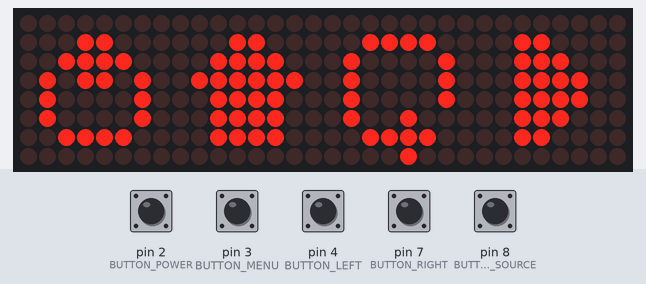
Recording of a sketch running on a simulated Arduino Uno, built with avr-gcc and run on an emulated ATmega328P. Parts: 32×8 LED matrix. Inputs (shaded band) come from the test bench; at power-on: pin 2 (BUTTON_POWER), pin 3 (BUTTON_MENU), pin 4 (BUTTON_LEFT), pin 7 (BUTTON_RIGHT), pin 8 (BUTTON_SOURCE) HIGH. Random numbers use the default seed unless the sketch sets one.

Above: at 0.3 s.

The sketch:

tetris2.ino
```cpp
#include <MD_MAX72xx.h>
#include <SPI.h>

#define HARDWARE_TYPE MD_MAX72XX::FC16_HW
#define MAX_DEVICES 4
#define CS_PIN 10

#define LED_GREEN 5
#define LED_RED 6

#define BUZZER 19
#define BUTTON_POWER 2
#define BUTTON_MENU 3
#define BUTTON_LEFT 4
#define BUTTON_RIGHT 7
#define BUTTON_SOURCE 8

#define POWER 0
#define MENU 1
#define LEFT 2
#define RIGHT 3
#define SOURCE 4

uint8_t state = 1;
uint8_t menuState = 0;
uint8_t pauseState = 0;

uint8_t prevInputs = 0;
uint8_t inputs = 0;

uint16_t previousMillis = 0;
uint16_t currentMillis = 0;
const uint16_t delayMillis = 250;

uint16_t gameSpeed = 0;
bool gameOver = false;
uint16_t score = 0;

uint8_t piece = 0;
uint8_t rotation = 0;
uint8_t xPos = 0;
uint8_t yPos = 31;

MD_MAX72XX mx = MD_MAX72XX(HARDWARE_TYPE, CS_PIN, MAX_DEVICES);

uint8_t buffer1[32] = {
  0x0, 0x0, 0x0, 0x0, 0x0, 0x0, 0x0, 0x0, 0x0, 0x0, 0x0, 0x0, 0x0, 0x0, 0x0, 0x0, 0x0, 0x0, 0x0, 0x0, 0x0, 0x0, 0x0, 0x0, 0x0, 0x0, 0x0, 0x0, 0x0, 0x0, 0x0, 0x0,
};

uint8_t buffer2[32] = {
  0x0, 0x0, 0x0, 0x0, 0x0, 0x0, 0x0, 0x0, 0x0, 0x0, 0x0, 0x0, 0x0, 0x0, 0x0, 0x0, 0x0, 0x0, 0x0, 0x0, 0x0, 0x0, 0x0, 0x0, 0x0, 0x0, 0x0, 0x0, 0x0, 0x0, 0x0, 0x0,
};

uint8_t menuBuffer[32] = {
  0x0, 0x0, 0x0, 0x0, 0x0, 0x0, 0x0, 0x0, 0x0, 0x0, 0x0, 0x0, 0x0, 0x0, 0x0, 0x0, 0x0, 0x0, 0x0, 0x0, 0x0, 0x0, 0x0, 0x0, 0x0, 0x0, 0x0, 0x0, 0x0, 0x0, 0x0, 0x0,
};

const uint8_t gameOverScreen[32] PROGMEM = {
  0x3e, 0x22, 0x3a, 0x0, 0x3e, 0xa, 0x3e, 0x0, 0x3e, 0x4, 0x3e, 0x0, 0x3e, 0x2a, 0x2a, 0x0, 0x0, 0x3e, 0x22, 0x3e, 0x0, 0x1e, 0x20, 0x1e, 0x0, 0x3e, 0x2a, 0x2a, 0x0, 0x3e, 0xa, 0x36,
};

const uint8_t pauseScreen[32] PROGMEM = {
  0x0, 0x38, 0x44, 0x4e, 0x4e, 0x44, 0x38, 0x0, 0x0, 0x8, 0x7c, 0x7e, 0x7e, 0x7c, 0x8, 0x0, 0x0, 0x3c, 0x42, 0x42, 0xe2, 0x42, 0x1c, 0x0, 0x0, 0x0, 0x7e, 0x7e, 0x3c, 0x18, 0x0, 0x0,
};

const uint8_t menuScreen[32] PROGMEM = {
  0x0, 0x0, 0x0, 0x0, 0x0, 0x0, 0x0, 0x0, 0x0, 0x0, 0x0, 0x0, 0x0, 0x0, 0x0, 0x0, 0x0, 0x0, 0x0, 0x0, 0x0, 0x0, 0x0, 0x0, 0x0, 0xc, 0xc, 0x3c, 0x3c, 0x30, 0x30, 0x0,
};

void renderBuffer12() {
  for (uint8_t i = 0; i < 32; i++) {
    mx.setColumn(i, buffer1[31 - i] | buffer2[31 - i]);
  }
}

void renderMenuBuffer() {
  for (uint8_t i = 0; i < 32; i++) {
    mx.setColumn(i, menuBuffer[31 - i]);
  }
}

void loadInputs() {
  uint8_t tempInputs;

  bitWrite(tempInputs, POWER, !digitalRead(BUTTON_POWER));
  bitWrite(tempInputs, MENU, !digitalRead(BUTTON_MENU));
  bitWrite(tempInputs, LEFT, !digitalRead(BUTTON_LEFT));
  bitWrite(tempInputs, RIGHT, !digitalRead(BUTTON_RIGHT));
  bitWrite(tempInputs, SOURCE, !digitalRead(BUTTON_SOURCE));

  if (bitRead(tempInputs, POWER) != 0 && bitRead(prevInputs, POWER) == 0) {
    bitSet(inputs, POWER);
  }

  if (bitRead(tempInputs, MENU) != 0 && bitRead(prevInputs, MENU) == 0) {
    bitSet(inputs, MENU);
  }

  if (bitRead(tempInputs, LEFT) != 0 && bitRead(prevInputs, LEFT) == 0) {
    bitSet(inputs, LEFT);
  }

  if (bitRead(tempInputs, RIGHT) != 0 && bitRead(prevInputs, RIGHT) == 0) {
    bitSet(inputs, RIGHT);
  }

  if (bitRead(tempInputs, SOURCE) != 0 && bitRead(prevInputs, SOURCE) == 0) {
    bitSet(inputs, SOURCE);
  }

  prevInputs = tempInputs;
}

inline bool isPressed(uint8_t button) {
  return bitRead(inputs, button) == 1;
}

inline void clearBitmap(uint8_t *bitmap) {
  for (uint8_t i = 0; i < 32; i++) {
    bitmap[i] = 0x00;
  }
}

void printBitmap(uint8_t *bitmap) {
  for (uint8_t i = 0; i < 32; i++) {
    Serial.print(bitmap[i]);
    Serial.print("\t");
  }

  Serial.println("");
}

bool applyGravity() {
  bool is_floating = true;

  for (uint8_t i = 1; i < 32; i++) {
    if ((buffer2[i] & buffer1[i - 1]) != 0) {
      return false;
    }
  }

  for (uint8_t i = 1; i < 32; i++) {
    buffer2[i - 1] = buffer2[i];

    if ((buffer2[i] & buffer1[i - 1]) != 0) {
      is_floating = false;
    }
  }

  yPos--;

  buffer2[31] = 0x0;
  if (buffer2[0] != 0) {
    return false;
  }

  return is_floating;
}

void applyLeft() {
  bool allowLeft = true;

  for (uint8_t i = 0; i < 32; i++) {
    if ((0x1 & buffer2[i]) != 0 || ((buffer2[i] >> 1) & buffer1[i]) != 0) {
      allowLeft = false;
    }
  }

  if (allowLeft) {
    xPos--;

    for (uint8_t i = 0; i < 32; i++) {
      buffer2[i] >>= 1;
    }
  }
}

void applyRight() {
  bool allowRight = true;

  for (uint8_t i = 0; i < 32; i++) {
    if ((0x80 & buffer2[i]) != 0 || ((buffer2[i] << 1) & buffer1[i]) != 0) {
      allowRight = false;
    }
  }

  if (allowRight) {
    xPos++;

    for (uint8_t i = 0; i < 32; i++) {
      buffer2[i] <<= 1;
    }
  }
}

void lineClearAnim(uint8_t index) {
  uint8_t animSpeed = 50;

  for (uint8_t i = 0; i < 8; i++) {
    renderBuffer12();
    delay(animSpeed);
    buffer1[index] >>= 1;
  }

  buffer1[index] = 0x0;
  renderBuffer12();
  delay(animSpeed);
}

void clearLines() {
  clearBitmap(buffer2);

  uint8_t tempScore = 0;

  for (uint8_t i = 0; i < 32; i++) {

    if (buffer1[i] == 0xFF) {

      tempScore++;

      lineClearAnim(i);

      for (uint8_t j = i + 1; j < 32; j++) {

        buffer1[j - 1] = buffer1[j];
      }

      i--;
    }
  }

  switch (tempScore) {
    case 1: score += 1; break;
    case 2: score += 3; break;
    case 3: score += 6; break;
    case 4: score += 10; break;
  }

  if (tempScore != 0) {
    Serial.println(score);
  }
}

void placePieceI() {
  switch (rotation) {
    case 0:
      xPos = min((xPos + 8) % 256, 12) - 8;
      yPos = max(yPos, 1);

      buffer2[yPos] = 15 << xPos;
      break;

    case 1:
      xPos = min((xPos + 8) % 256, 13) - 8;
      yPos = max(yPos, 3);

      buffer2[yPos] = 4 << xPos;
      buffer2[yPos - 1] = 4 << xPos;
      buffer2[yPos - 2] = 4 << xPos;
      buffer2[yPos - 3] = 4 << xPos;
      break;

    case 2:
      xPos = min((xPos + 8) % 256, 12) - 8;
      yPos = max(yPos, 2);

      buffer2[yPos - 1] = 15 << xPos;
      break;

    case 3:
      xPos = min((xPos + 8) % 256, 14) - 8;
      yPos = max(yPos, 3);

      buffer2[yPos] = 2 << xPos;
      buffer2[yPos - 1] = 2 << xPos;
      buffer2[yPos - 2] = 2 << xPos;
      buffer2[yPos - 3] = 2 << xPos;
      break;
  }
}

void placePieceS() {
  switch (rotation) {

    case 0:
      xPos = min((xPos + 8) % 256, 13) - 8;
      yPos = max(yPos, 1);

      buffer2[yPos] = 6 << xPos;
      buffer2[yPos - 1] = 3 << xPos;
      break;

    case 1:
      xPos = min((xPos + 8) % 256, 13) - 8;
      yPos = max(yPos, 2);

      buffer2[yPos] = 2 << xPos;
      buffer2[yPos - 1] = 6 << xPos;
      buffer2[yPos - 2] = 4 << xPos;
      break;

    case 2:
      xPos = min((xPos + 8) % 256, 13) - 8;
      yPos = max(yPos, 2);

      buffer2[yPos - 1] = 6 << xPos;
      buffer2[yPos - 2] = 3 << xPos;
      break;

    case 3:
      xPos = min((xPos + 8) % 256, 14) - 8;
      yPos = max(yPos, 2);

      buffer2[yPos] = 1 << xPos;
      buffer2[yPos - 1] = 3 << xPos;
      buffer2[yPos - 2] = 2 << xPos;
      break;
  }
}

void placePieceZ() {
  switch (rotation) {

    case 0:
      xPos = min((xPos + 8) % 256, 13) - 8;
      yPos = max(yPos, 1);

      buffer2[yPos] = 3 << xPos;
      buffer2[yPos - 1] = 6 << xPos;
      break;

    case 1:
      xPos = min((xPos + 8) % 256, 13) - 8;
      yPos = max(yPos, 2);

      buffer2[yPos] = 4 << xPos;
      buffer2[yPos - 1] = 6 << xPos;
      buffer2[yPos - 2] = 2 << xPos;
      break;

    case 2:
      xPos = min((xPos + 8) % 256, 13) - 8;
      yPos = max(yPos, 2);

      buffer2[yPos - 1] = 3 << xPos;
      buffer2[yPos - 2] = 6 << xPos;
      break;

    case 3:
      xPos = min((xPos + 8) % 256, 14) - 8;
      yPos = max(yPos, 2);

      buffer2[yPos] = 2 << xPos;
      buffer2[yPos - 1] = 3 << xPos;
      buffer2[yPos - 2] = 1 << xPos;
      break;
  }
}

void placePieceO() {
  buffer2[yPos] = 3 << xPos;
  buffer2[yPos - 1] = 3 << xPos;
}

void placePieceJ() {
  switch (rotation) {

    case 0:
      xPos = min((xPos + 8) % 256, 13) - 8;
      yPos = max(yPos, 1);

      buffer2[yPos] = 1 << xPos;
      buffer2[yPos - 1] = 7 << xPos;
      break;

    case 1:
      xPos = min((xPos + 8) % 256, 13) - 8;
      yPos = max(yPos, 2);

      buffer2[yPos] = 6 << xPos;
      buffer2[yPos - 1] = 2 << xPos;
      buffer2[yPos - 2] = 2 << xPos;
      break;

    case 2:
      xPos = min((xPos + 8) % 256, 13) - 8;
      yPos = max(yPos, 2);

      buffer2[yPos - 1] = 7 << xPos;
      buffer2[yPos - 2] = 4 << xPos;
      break;

    case 3:
      xPos = min((xPos + 8) % 256, 14) - 8;
      yPos = max(yPos, 2);

      buffer2[yPos] = 2 << xPos;
      buffer2[yPos - 1] = 2 << xPos;
      buffer2[yPos - 2] = 3 << xPos;
      break;
  }
}

void placePieceL() {
  switch (rotation) {

    case 0:
      xPos = min((xPos + 8) % 256, 13) - 8;
      yPos = max(yPos, 1);

      buffer2[yPos] = 4 << xPos;
      buffer2[yPos - 1] = 7 << xPos;
      break;

    case 1:
      xPos = min((xPos + 8) % 256, 13) - 8;
      yPos = max(yPos, 2);

      buffer2[yPos] = 2 << xPos;
      buffer2[yPos - 1] = 2 << xPos;
      buffer2[yPos - 2] = 6 << xPos;
      break;

    case 2:
      xPos = min((xPos + 8) % 256, 13) - 8;
      yPos = max(yPos, 2);

      buffer2[yPos - 1] = 7 << xPos;
      buffer2[yPos - 2] = 1 << xPos;
      break;

    case 3:
      xPos = min((xPos + 8) % 256, 14) - 8;
      yPos = max(yPos, 2);

      buffer2[yPos] = 3 << xPos;
      buffer2[yPos - 1] = 2 << xPos;
      buffer2[yPos - 2] = 2 << xPos;
      break;
  }
}

void placePieceT() {
  switch (rotation) {

    case 0:
      xPos = min((xPos + 8) % 256, 13) - 8;
      yPos = max(yPos, 1);

      buffer2[yPos] = 2 << xPos;
      buffer2[yPos - 1] = 7 << xPos;
      break;

    case 1:
      xPos = min((xPos + 8) % 256, 13) - 8;
      yPos = max(yPos, 2);

      buffer2[yPos] = 2 << xPos;
      buffer2[yPos - 1] = 6 << xPos;
      buffer2[yPos - 2] = 2 << xPos;
      break;

    case 2:
      xPos = min((xPos + 8) % 256, 13) - 8;
      yPos = max(yPos, 2);

      buffer2[yPos - 1] = 7 << xPos;
      buffer2[yPos - 2] = 2 << xPos;
      break;

    case 3:
      xPos = min((xPos + 8) % 256, 14) - 8;
      yPos = max(yPos, 2);

      buffer2[yPos] = 2 << xPos;
      buffer2[yPos - 1] = 3 << xPos;
      buffer2[yPos - 2] = 2 << xPos;
      break;
  }
}

void placePiece() {

  clearBitmap(buffer2);

  switch (piece) {
    case 0: placePieceS(); break;
    case 1: placePieceZ(); break;
    case 2: placePieceO(); break;
    case 3: placePieceJ(); break;
    case 4: placePieceL(); break;
    case 5: placePieceT(); break;
    case 6: placePieceI(); break;
  }
}

void loadPiece() {

  piece = random(0, 7);

  if (piece == 2) {
    xPos = 3;
  } else {
    xPos = 2;
  }

  rotation = 0;
  yPos = 31;

  placePiece();

  for (uint8_t i = 0; i < 32; i++) {
    if ((buffer2[i] & buffer1[i]) != 0) {
      endGame();
    }
  }
}

void endGameAnim() {
  uint8_t animSpeed = 25;

  for (uint8_t i = 0; i < 32; i++) {
    buffer1[i] = pgm_read_byte(&gameOverScreen[i]);
    renderBuffer12();
    delay(animSpeed);
  }
}

void endGame() {
  Serial.print("Final Score: ");
  Serial.println(score);

  gameOver = true;
  clearBitmap(buffer2);
  clearBitmap(buffer1);

  endGameAnim();
}

void startTetris() {
  gameOver = false;
  gameSpeed = 0;
  score = 0;

  clearBitmap(buffer2);
  clearBitmap(buffer1);

  loadPiece();
}

void startBlank() {
  state = 0;

  clearBitmap(menuBuffer);
}

void startMenu() {
  state = 1;
  menuState = 3;

  for (uint8_t i = 0; i < 32; i++) {
    menuBuffer[i] = pgm_read_byte(&pauseScreen[i]);
  }
}

void setup() {
  pinMode(BUTTON_POWER, INPUT_PULLUP);
  pinMode(BUTTON_MENU, INPUT_PULLUP);
  pinMode(BUTTON_LEFT, INPUT_PULLUP);
  pinMode(BUTTON_RIGHT, INPUT_PULLUP);
  pinMode(BUTTON_SOURCE, INPUT_PULLUP);

  pinMode(CS_PIN, OUTPUT);
  digitalWrite(CS_PIN, HIGH);

  mx.begin();
  mx.control(MD_MAX72XX::INTENSITY, 2);
  mx.clear();

  randomSeed(1);

  Serial.begin(115200);

  startMenu();
}

void updateTetris() {

  if (isPressed(SOURCE) && !isPressed(RIGHT)) {
    applyLeft();
  }

  if (isPressed(RIGHT) && !isPressed(SOURCE)) {
    applyRight();
  }

  if (isPressed(MENU)) {
    gameSpeed = delayMillis - 25;
  }

  if (isPressed(LEFT)) {
    rotation = (rotation + 1) % 4;
    placePiece();

    // This is a bit hacky, but it ensures that we do not rotate into other blocks
    bool rotationSuccess = true;
    for (uint8_t i = 0; i < 32; i++) {
      if ((buffer2[i] & buffer1[i]) != 0) {
        rotationSuccess = false;
      }
    }

    if (!rotationSuccess) {
      rotation = (rotation + 3) % 4;
      placePiece();
    }
  }

  bool is_floating = applyGravity();

  if (!is_floating) {
    gameSpeed = 0;

    for (uint8_t i = 0; i < 32; i++) {
      buffer1[i] |= buffer2[i];
    }

    clearLines();

    loadPiece();
  }
}

void loopMenu() {
  // updateMenu();

  if (isPressed(SOURCE) && !isPressed(RIGHT)) {
    menuState = (menuState + 1) % 4;
  }

  if (isPressed(RIGHT) && !isPressed(SOURCE)) {
    menuState = (menuState + 3) % 4;
  }

  if (isPressed(POWER)) {
    switch (menuState) {
      case 0: startBlank(); break;
    }
  }

  renderMenuBuffer();
}

void loopBlank() {
  if (isPressed(POWER) || isPressed(MENU) || isPressed(LEFT) || isPressed(RIGHT) || isPressed(SOURCE)) {
    startMenu();
  }

  renderMenuBuffer();
}

void loop() {

  currentMillis = millis();

  if (currentMillis - previousMillis >= delayMillis - gameSpeed) {
    previousMillis = currentMillis;

    switch (state) {
      case 0: loopBlank(); break;
      case 1: loopMenu(); break;
    }

    // if (!gameOver) {
    //   updateTetris();
    // }

    // if (isPressed(POWER)) {
    //   startTetris();
    // }

    // renderBuffer12();
    inputs = 0;
  }

  loadInputs();
}
```
